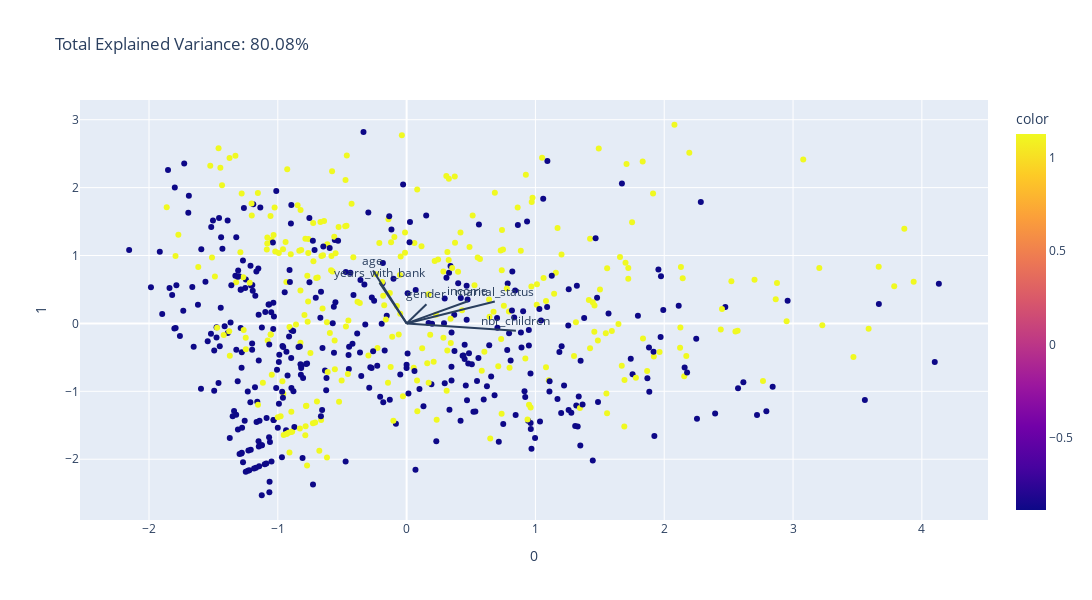

This figure's notebook cell:
### Markdown cell above
### PCA

### Code cell
features = df_standard.columns.values

pca = PCA(n_components=4)
components = pca.fit_transform(df_standard)

loadings = pca.components_.T * np.sqrt(pca.explained_variance_)
total_var = pca.explained_variance_ratio_.sum() * 100

fig = px.scatter(components, 
                 x=0, 
                 y=1,
                 color=df_standard.gender,
                title=f'Total Explained Variance: {total_var:.2f}%',
                width=1300,
                height=600)

for i, feature in enumerate(features):
    fig.add_shape(
        type='line',
        x0=0, y0=0,
        x1=loadings[i, 0],
        y1=loadings[i, 1]
    )
    fig.add_annotation(
        x=loadings[i, 0],
        y=loadings[i, 1],
        ax=0, ay=0,
        xanchor="center",
        yanchor="bottom",
        text=feature,
    )
fig.show()

### Figure 1 — Plotly figure (JSON) as saved in the notebook; plotly's stock layout.template omitted (floating-point values rounded to 4 significant figures; data arrays with more than 128 entries replaced by an {"elided": "..."} marker saying what was removed)
{"data": [{"hovertemplate": "0=%{x}<br>1=%{y}<br>color=%{marker.color}<extra></extra>", "legendgroup": "", "marker": {"color": {"elided": "645 float values"}, "coloraxis": "coloraxis", "symbol": "circle"}, "mode": "markers", "name": "", "orientation": "v", "showlegend": false, "type": "scatter", "x": {"elided": "645 float values"}, "xaxis": "x", "y": {"elided": "645 float values"}, "yaxis": "y"}], "layout": {"annotations": [{"ax": 0, "ay": 0, "text": "income", "x": 0.4752, "xanchor": "center", "y": 0.3264, "yanchor": "bottom"}, {"ax": 0, "ay": 0, "text": "age", "x": -0.2611, "xanchor": "center", "y": 0.7784, "yanchor": "bottom"}, {"ax": 0, "ay": 0, "text": "years_with_bank", "x": -0.2105, "xanchor": "center", "y": 0.5978, "yanchor": "bottom"}, {"ax": 0, "ay": 0, "text": "nbr_children", "x": 0.8486, "xanchor": "center", "y": -0.1065, "yanchor": "bottom"}, {"ax": 0, "ay": 0, "text": "gender", "x": 0.154, "xanchor": "center", "y": 0.2825, "yanchor": "bottom"}, {"ax": 0, "ay": 0, "text": "marital_status", "x": 0.6848, "xanchor": "center", "y": 0.3226, "yanchor": "bottom"}], "coloraxis": {"colorbar": {"title": {"text": "color"}}, "colorscale": [[0, "#0d0887"], [0.1111, "#46039f"], [0.2222, "#7201a8"], [0.3333, "#9c179e"], [0.4444, "#bd3786"], [0.5556, "#d8576b"], [0.6667, "#ed7953"], [0.7778, "#fb9f3a"], [0.8889, "#fdca26"], [1, "#f0f921"]]}, "height": 600, "legend": {"tracegroupgap": 0}, "shapes": [{"type": "line", "x0": 0, "x1": 0.4752, "y0": 0, "y1": 0.3264}, {"type": "line", "x0": 0, "x1": -0.2611, "y0": 0, "y1": 0.7784}, {"type": "line", "x0": 0, "x1": -0.2105, "y0": 0, "y1": 0.5978}, {"type": "line", "x0": 0, "x1": 0.8486, "y0": 0, "y1": -0.1065}, {"type": "line", "x0": 0, "x1": 0.154, "y0": 0, "y1": 0.2825}, {"type": "line", "x0": 0, "x1": 0.6848, "y0": 0, "y1": 0.3226}], "title": {"text": "Total Explained Variance: 80.08%"}, "width": 1300, "xaxis": {"anchor": "y", "autorange": true, "domain": [0, 1], "range": [-2.53, 4.508], "title": {"text": "0"}, "type": "linear"}, "yaxis": {"anchor": "x", "autorange": true, "domain": [0, 1], "range": [-2.895, 3.29], "title": {"text": "1"}, "type": "linear"}}}
